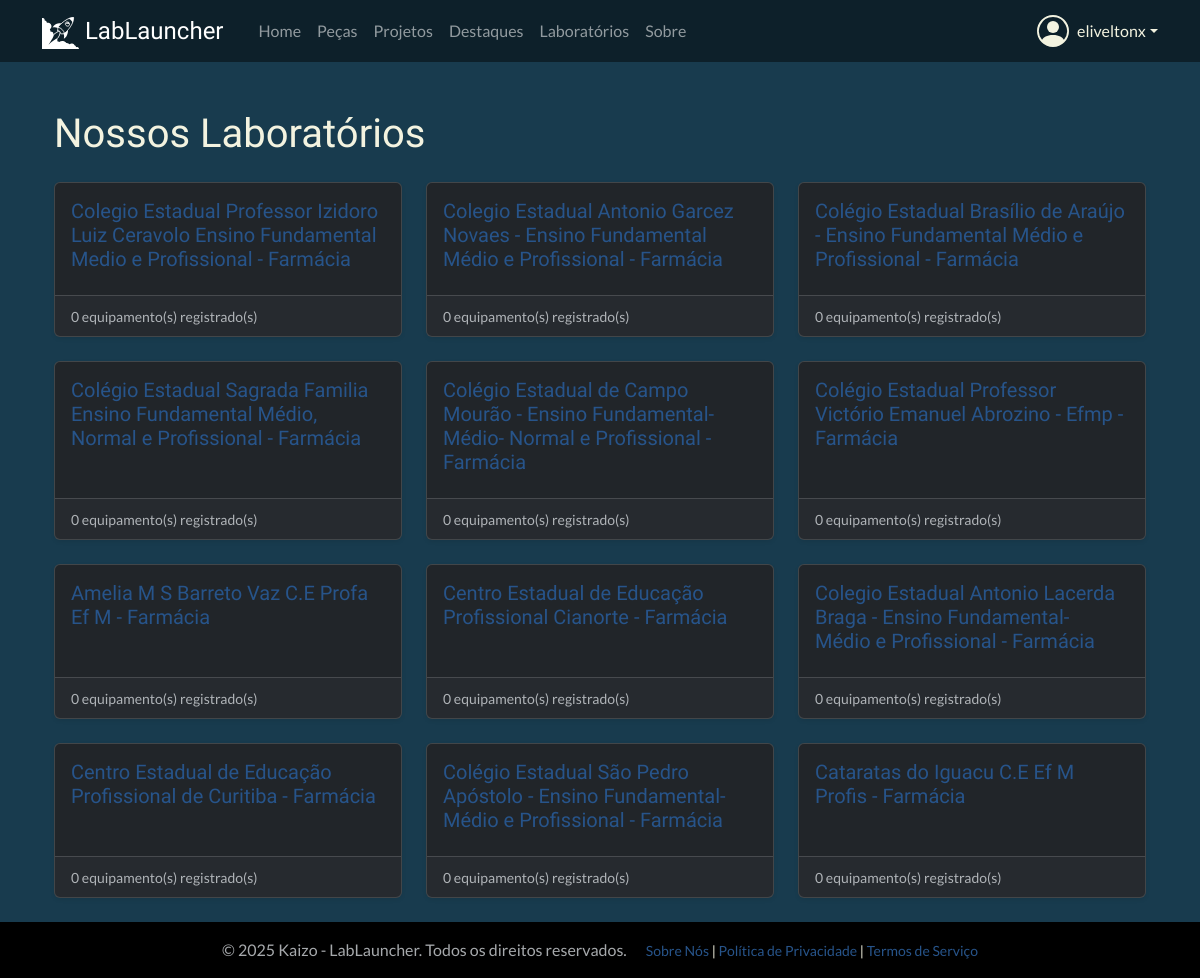
The page /inventory/labs/ (signed in) on the database its author committed.
### users/models.py (models this page shows, shortened)
class CustomUser(AbstractUser):
    profile_picture = models.ImageField(
        upload_to='profile_pics/',
        storage=storage_para_usar,
        null=True,
        blank=True,
        verbose_name='Foto do Perfil'
    )
    is_approved = models.BooleanField(
        default=False,
        verbose_name='Aprovado pela Curadoria',
        help_text='Indica se o usuário foi aprovado para acessar o conteúdo.'
    )
    groups = models.ManyToManyField(
        Group,
        verbose_name='groups',
        blank=True,
        help_text='The groups this user belongs to. A user will get all permissions granted to each of their groups.',
        related_name="customuser_set", # Nome único para o acesso reverso
        related_query_name="user",
    )
    user_permissions = models.ManyToManyField(
        Permission,
        verbose_name='user permissions',
        blank=True,
        help_text='Specific permissions for this user.',
        related_name="customuser_set", # Nome único para o acesso reverso
        related_query_name="user",
    )

### inventory/models.py (models this page shows, shortened)
class Laboratorio(models.Model):
    STATUS_CHOICES = (
        ('ok', 'OK'),
        ('projeto', 'Em Projeto'),
        ('instalacao', 'Em Instalação'),
        ('manutencao', 'Em Manutenção'),
    )
    name = models.CharField(max_length=200, verbose_name="Nome do Laboratório")
    endereco = models.CharField(max_length=255, blank=True, verbose_name="Endereço")
    numero = models.CharField(max_length=20, blank=True, verbose_name="Número")
    uf = models.CharField(max_length=2, blank=True, verbose_name="UF")
    telefone = models.CharField(max_length=20, blank=True, verbose_name="Telefone")
    description = models.TextField(blank=True, verbose_name="Descrição")
    created_at = models.DateTimeField(auto_now_add=True)
    latitude = models.FloatField(null=True, blank=True)
    longitude = models.FloatField(null=True, blank=True)
    status = models.CharField(max_length=20, choices=STATUS_CHOICES, default='projeto', verbose_name="Status")
    lab_type = models.ForeignKey(
        LaboratorioType,
        on_delete=models.SET_NULL,
        null=True, blank=True,
        related_name="laboratorios",
        verbose_name="Tipo de Laboratório"
    )
    inspectors = models.ManyToManyField(
        settings.AUTH_USER_MODEL,
        blank=True,
        related_name="inspected_labs",
        limit_choices_to={'is_staff': True}
    )

### inventory/views.py (the view)
# urls.py: path('labs/', LaboratorioListView.as_view(), name='lab-list'),
class LaboratorioListView(LoginRequiredMixin, ListView):
    model = Laboratorio
    template_name = 'inventory/lab_list.html'
    context_object_name = 'labs' # Nome da variável no template
    paginate_by = 12 # Mostra 12 laboratórios por página

### inventory/templates/inventory/lab_list.html (shortened to what this page needs)
{% extends "base.html" %}
{% block content %}
<div class="container mt-4">
    <h1 class="mb-4">Nossos Laboratórios</h1>
    <div class="row row-cols-1 row-cols-md-2 row-cols-lg-3 g-4">
        {% for lab in labs %}
        <div class="col">
            <div class="card h-100 text-bg-dark shadow-sm">
                <div class="card-body">
                    <h5 class="card-title">
                        <a href="{% url 'inventory:lab-detail' lab.pk %}" class="stretched-link">{{ lab.name }}</a>
                    </h5>
                </div>
                <div class="card-footer">
                    <small class="text-muted">{{ lab.equipments.count }} equipamento(s) registrado(s)</small>
                </div>
            </div>
        </div>
        {% empty %}
            <div class="col">
                <p>Nenhum laboratório cadastrado no momento.</p>
            </div>
        {% endfor %}
    </div>
    </div>
{% endblock %}

### templates/base.html (shortened to what this page needs)
{% load static %}
<!DOCTYPE html>
<html lang="pt-br" data-bs-theme="dark">
<head>
    <link href="https://cdn.jsdelivr.net/npm/bootstrap@5.3.3/dist/css/bootstrap.min.css" rel="stylesheet">
    <link rel="stylesheet" href="{% static 'css/custom.css' %}">
</head>
<body class="d-flex flex-column min-vh-100">
    {% block header %}
    <header class="mb-4">
        <nav class="navbar navbar-expand-lg navbar-dark" style="background-color:rgba(0, 0, 0, 0.46);">
            <div class="container">
                <a class="navbar-brand fs-4" style="font-family: 'Exo 2', sans-serif; margin-right: 4rem;" href="{% url 'home' %}"><img src="/static/images/logos/lablauncher.svg" alt="logo LabLauncher" style="max-height: 2rem;"> LabLauncher</a>
                <div class="collapse navbar-collapse" id="navbarNav">
                    <ul class="navbar-nav me-auto mb-2 mb-lg-0">
                        <li class="nav-item"><a class="nav-link" href="{% url 'kaizo_view' %}">Home</a></li>
                        <li class="nav-item"><a class="nav-link" href="{% url 'catalog:part-list' %}">Peças</a></li>
                        <li class="nav-item"><a class="nav-link" href="{% url 'catalog:project-list' %}">Projetos</a></li>
                        <li class="nav-item"><a class="nav-link" href="{% url 'hall-of-fame' %}">Destaques</a></li>
                        <li class="nav-item"><a class="nav-link" href="{% url 'inventory:landing' %}">Laboratórios</a></li>
                        <li class="nav-item"><a class="nav-link" href="{% url 'static_page' 'sobre-nos' %}">Sobre</a></li>
                    </ul>
                    <div class="d-flex">
                        {% if user.is_authenticated %}
                            <div class="nav-item dropdown">
                                <a class="nav-link dropdown-toggle d-flex align-items-center" href="#" role="button" data-bs-toggle="dropdown" aria-expanded="false">
                                    {{ user.username }}
                                </a>
                            </div>
                        {% else %}
                            <a href="{% url 'account_login' %}" class="btn btn-accent">Login</a>
                        {% endif %}
                    </div>
                </div>
            </div>
        </nav>
    </header>
    {% endblock %}
    <main class="container flex-grow-1">
        {% block content %}{% endblock %}
    </main>
    <br>
    <footer class="mt-auto py-3" style="background-color: #000;">
        <div class="container text-center">
            <span class="text-muted">© {% now "Y" %} Kaizo - LabLauncher. Todos os direitos reservados.</span>
            <small class="ms-3">
                <a href="{% url 'static_page' 'sobre-nos' %}">Sobre Nós</a> |
                <a href="{% url 'static_page' 'politica-de-privacidade' %}">Política de Privacidade</a> |
                <a href="{% url 'static_page' 'termos-de-servico' %}">Termos de Serviço</a>
            </small>
        </div>
    </footer>
</body>
</html>

### static/css/custom.css (style rules this page uses)
body { background-color: #183b4e; color: #f3f3e0; font-family: 'Lato', sans-serif; }
h1, h2, h3, h4, h5, h6 { font-family: 'Exo 2', sans-serif; color: #f3f3e0; }
a { color: #27548a; text-decoration: none; }

### rows shown on the page
CustomUser: username "eliveltonx"
Laboratorio: name "Colegio Estadual Professor Izidoro Luiz Ceravolo Ensino Fundamental Medio e Profissional - Farmácia", equipments.count "0"
Laboratorio: name "Colegio Estadual Antonio Garcez Novaes - Ensino Fundamental Médio e Profissional - Farmácia", equipments.count "0"
Laboratorio: name "Colégio Estadual Brasílio de Araújo - Ensino Fundamental Médio e Profissional - Farmácia", equipments.count "0"
Laboratorio: name "Colégio Estadual Sagrada Familia Ensino Fundamental Médio, Normal e Profissional - Farmácia", equipments.count "0"
Laboratorio: name "Colégio Estadual de Campo Mourão - Ensino Fundamental- Médio- Normal e Profissional - Farmácia", equipments.count "0"
Laboratorio: name "Colégio Estadual Professor Victório Emanuel Abrozino - Efmp - Farmácia", equipments.count "0"
Laboratorio: name "Amelia M S Barreto Vaz C.E Profa Ef M - Farmácia", equipments.count "0"
Laboratorio: name "Centro Estadual de Educação Profissional Cianorte - Farmácia", equipments.count "0"
Laboratorio: name "Colegio Estadual Antonio Lacerda Braga - Ensino Fundamental- Médio e Profissional - Farmácia", equipments.count "0"
Laboratorio: name "Centro Estadual de Educação Profissional de Curitiba - Farmácia", equipments.count "0"
Laboratorio: name "Colégio Estadual São Pedro Apóstolo - Ensino Fundamental- Médio e Profissional - Farmácia", equipments.count "0"
Laboratorio: name "Cataratas do Iguacu C.E Ef M Profis - Farmácia", equipments.count "0"
